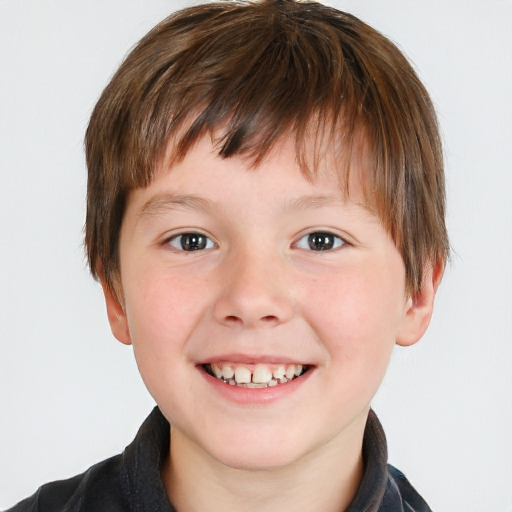
#> input picture examples/cv40examples-main/code/3OpenCV/x.jpg, 512 x 512 px
$ python '例3.15.py'
#> lines starting #> are read from the running program, lines starting #| are printed output that depends on the picture; after the words box and inside, x2 and y2 are one past the last pixel; in counts of white or black regions, pixels touching at a corner belong together
# -*- coding: utf-8 -*-
"""
Created on Mon Sep 20 20:06:20 2021

@author: 李立宗  lilizong@gmail.com
微信公众号：计算机视觉之光（微信号cvlight）
计算机视觉核心案例实战——从入门到深度学习（python+OpenCV）
李立宗 著     电子工业出版社
"""
import cv2
import numpy as np

img = cv2.imread("x.jpg")
#> img is the input picture: shape (512, 512, 3); mean B, G, R 158, 167.3, 188.2
hsv = cv2.cvtColor(img, cv2.COLOR_BGR2HSV)
#> hsv: shape (512, 512, 3); mean H, S, V 49.3, 57.9, 190
min_HSV = np.array([0, 10, 80], dtype="uint8")
max_HSV = np.array([33, 255, 255], dtype="uint8")
mask = cv2.inRange(hsv, min_HSV, max_HSV)
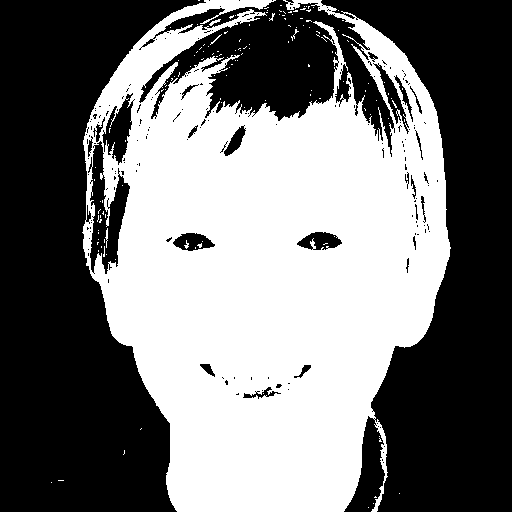
#> mask: shape (512, 512); 47% white; 141 white regions (135 under 20 px), largest, box (x1, y1, x2, y2) and area: (82, 0, 451, 512) 122581, (209, 19, 221, 26) 32, (105, 228, 108, 248) 30, (291, 29, 299, 41) 23, (210, 34, 222, 45) 21, (184, 240, 189, 249) 20
reusult = cv2.bitwise_and(img, img, mask=mask)
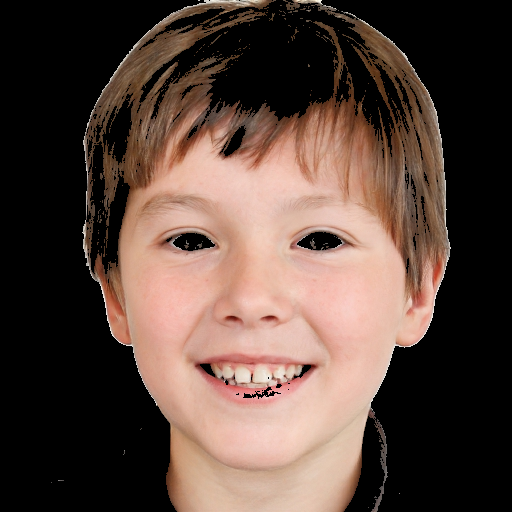
#> reusult: shape (512, 512, 3); mean B, G, R 60.3, 69.2, 89.1
cv2.imshow("img", img)
cv2.imshow("reusult", reusult)
cv2.waitKey()
cv2.destroyAllWindows()
